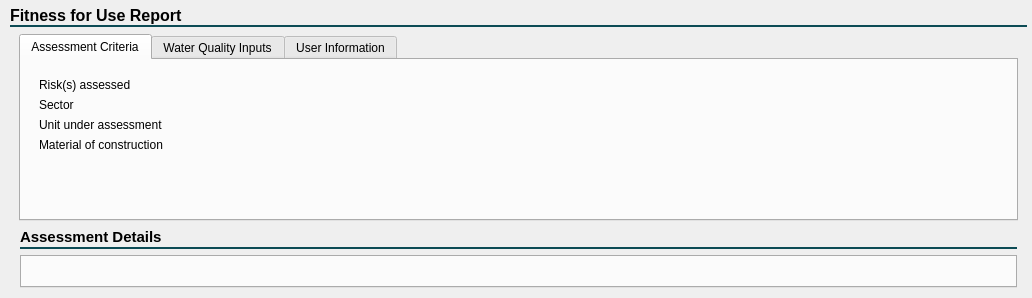
<?xml version="1.0" encoding="UTF-8"?>
<ui version="4.0">
 <class>Dialog</class>
 <widget class="QDialog" name="Dialog">
  <property name="geometry">
   <rect>
    <x>0</x>
    <y>0</y>
    <width>1032</width>
    <height>298</height>
   </rect>
  </property>
  <property name="windowTitle">
   <string>Dialog</string>
  </property>
  <layout class="QVBoxLayout" name="verticalLayout_3">
   <property name="leftMargin">
    <number>5</number>
   </property>
   <property name="topMargin">
    <number>5</number>
   </property>
   <property name="rightMargin">
    <number>5</number>
   </property>
   <property name="bottomMargin">
    <number>5</number>
   </property>
   <item>
    <widget class="QFrame" name="frame_2">
     <property name="frameShape">
      <enum>QFrame::NoFrame</enum>
     </property>
     <property name="frameShadow">
      <enum>QFrame::Raised</enum>
     </property>
     <layout class="QVBoxLayout" name="verticalLayout_2" stretch="0,0,1">
      <property name="leftMargin">
       <number>5</number>
      </property>
      <property name="topMargin">
       <number>0</number>
      </property>
      <property name="rightMargin">
       <number>0</number>
      </property>
      <property name="bottomMargin">
       <number>0</number>
      </property>
      <item>
       <widget class="QFrame" name="frame_4">
        <layout class="QVBoxLayout" name="verticalLayout_11">
         <property name="spacing">
          <number>0</number>
         </property>
         <property name="leftMargin">
          <number>0</number>
         </property>
         <property name="topMargin">
          <number>0</number>
         </property>
         <property name="rightMargin">
          <number>0</number>
         </property>
         <property name="bottomMargin">
          <number>0</number>
         </property>
         <item>
          <widget class="QFrame" name="frame_12">
           <property name="frameShadow">
            <enum>QFrame::Plain</enum>
           </property>
           <layout class="QHBoxLayout" name="horizontalLayout_12" stretch="0,1">
            <property name="leftMargin">
             <number>0</number>
            </property>
            <property name="topMargin">
             <number>0</number>
            </property>
            <property name="rightMargin">
             <number>0</number>
            </property>
            <property name="bottomMargin">
             <number>0</number>
            </property>
            <item>
             <widget class="QLabel" name="label_24">
              <property name="font">
               <font>
                <family>Yu Gothic UI</family>
                <pointsize>12</pointsize>
                <weight>75</weight>
                <bold>true</bold>
               </font>
              </property>
              <property name="text">
               <string>Fitness for Use Report</string>
              </property>
             </widget>
            </item>
            <item>
             <spacer name="horizontalSpacer_8">
              <property name="orientation">
               <enum>Qt::Horizontal</enum>
              </property>
              <property name="sizeHint" stdset="0">
               <size>
                <width>667</width>
                <height>20</height>
               </size>
              </property>
             </spacer>
            </item>
           </layout>
          </widget>
         </item>
         <item>
          <widget class="Line" name="line_5">
           <property name="styleSheet">
            <string notr="true">color: rgb(12, 75, 85);</string>
           </property>
           <property name="frameShadow">
            <enum>QFrame::Plain</enum>
           </property>
           <property name="lineWidth">
            <number>2</number>
           </property>
           <property name="orientation">
            <enum>Qt::Horizontal</enum>
           </property>
          </widget>
         </item>
        </layout>
       </widget>
      </item>
      <item>
       <widget class="QFrame" name="frame_6">
        <property name="maximumSize">
         <size>
          <width>16777215</width>
          <height>235</height>
         </size>
        </property>
        <property name="frameShape">
         <enum>QFrame::NoFrame</enum>
        </property>
        <property name="frameShadow">
         <enum>QFrame::Raised</enum>
        </property>
        <layout class="QVBoxLayout" name="verticalLayout_4" stretch="0">
         <property name="topMargin">
          <number>0</number>
         </property>
         <property name="bottomMargin">
          <number>0</number>
         </property>
         <item>
          <widget class="QTabWidget" name="tabWidget">
           <property name="maximumSize">
            <size>
             <width>16777215</width>
             <height>220</height>
            </size>
           </property>
           <property name="font">
            <font>
             <family>Yu Gothic UI</family>
             <pointsize>9</pointsize>
            </font>
           </property>
           <property name="tabPosition">
            <enum>QTabWidget::North</enum>
           </property>
           <property name="currentIndex">
            <number>0</number>
           </property>
           <widget class="QWidget" name="tab">
            <attribute name="title">
             <string>Assessment Criteria</string>
            </attribute>
            <layout class="QHBoxLayout" name="horizontalLayout_2" stretch="6,8">
             <item>
              <widget class="QFrame" name="frame_7">
               <property name="minimumSize">
                <size>
                 <width>250</width>
                 <height>0</height>
                </size>
               </property>
               <property name="maximumSize">
                <size>
                 <width>450</width>
                 <height>180</height>
                </size>
               </property>
               <property name="frameShape">
                <enum>QFrame::NoFrame</enum>
               </property>
               <property name="frameShadow">
                <enum>QFrame::Raised</enum>
               </property>
               <layout class="QFormLayout" name="formLayout_2">
                <property name="bottomMargin">
                 <number>6</number>
                </property>
                <item row="0" column="0">
                 <widget class="QLabel" name="label_14">
                  <property name="enabled">
                   <bool>true</bool>
                  </property>
                  <property name="text">
                   <string>Risk(s) assessed</string>
                  </property>
                 </widget>
                </item>
                <item row="0" column="1">
                 <widget class="QLabel" name="labelTypeAssess">
                  <property name="enabled">
                   <bool>true</bool>
                  </property>
                  <property name="text">
                   <string/>
                  </property>
                  <property name="alignment">
                   <set>Qt::AlignRight|Qt::AlignTrailing|Qt::AlignVCenter</set>
                  </property>
                 </widget>
                </item>
                <item row="1" column="0">
                 <widget class="QLabel" name="label_16">
                  <property name="enabled">
                   <bool>true</bool>
                  </property>
                  <property name="text">
                   <string>Sector</string>
                  </property>
                 </widget>
                </item>
                <item row="1" column="1">
                 <widget class="QLabel" name="labelSector">
                  <property name="enabled">
                   <bool>true</bool>
                  </property>
                  <property name="text">
                   <string/>
                  </property>
                  <property name="alignment">
                   <set>Qt::AlignRight|Qt::AlignTrailing|Qt::AlignVCenter</set>
                  </property>
                 </widget>
                </item>
                <item row="2" column="0">
                 <widget class="QLabel" name="label_18">
                  <property name="enabled">
                   <bool>true</bool>
                  </property>
                  <property name="text">
                   <string>Unit under assessment</string>
                  </property>
                 </widget>
                </item>
                <item row="2" column="1">
                 <widget class="QLabel" name="labelUnit">
                  <property name="enabled">
                   <bool>true</bool>
                  </property>
                  <property name="text">
                   <string/>
                  </property>
                  <property name="alignment">
                   <set>Qt::AlignRight|Qt::AlignTrailing|Qt::AlignVCenter</set>
                  </property>
                 </widget>
                </item>
                <item row="3" column="0">
                 <widget class="QLabel" name="label_20">
                  <property name="enabled">
                   <bool>true</bool>
                  </property>
                  <property name="text">
                   <string>Material of construction</string>
                  </property>
                 </widget>
                </item>
                <item row="3" column="1">
                 <widget class="QLabel" name="labelMaterial">
                  <property name="enabled">
                   <bool>true</bool>
                  </property>
                  <property name="text">
                   <string/>
                  </property>
                  <property name="alignment">
                   <set>Qt::AlignRight|Qt::AlignTrailing|Qt::AlignVCenter</set>
                  </property>
                 </widget>
                </item>
               </layout>
              </widget>
             </item>
             <item>
              <spacer name="horizontalSpacer">
               <property name="orientation">
                <enum>Qt::Horizontal</enum>
               </property>
               <property name="sizeHint" stdset="0">
                <size>
                 <width>40</width>
                 <height>20</height>
                </size>
               </property>
              </spacer>
             </item>
            </layout>
           </widget>
           <widget class="QWidget" name="tab_2">
            <attribute name="title">
             <string>Water Quality Inputs</string>
            </attribute>
            <layout class="QHBoxLayout" name="horizontalLayout_4">
             <item>
              <layout class="QGridLayout" name="gridReportLeft">
               <property name="horizontalSpacing">
                <number>15</number>
               </property>
               <property name="verticalSpacing">
                <number>4</number>
               </property>
               <item row="0" column="0">
                <widget class="QLabel" name="label_35">
                 <property name="minimumSize">
                  <size>
                   <width>0</width>
                   <height>0</height>
                  </size>
                 </property>
                 <property name="maximumSize">
                  <size>
                   <width>16777215</width>
                   <height>20</height>
                  </size>
                 </property>
                 <property name="font">
                  <font>
                   <pointsize>9</pointsize>
                   <weight>75</weight>
                   <bold>true</bold>
                   <underline>true</underline>
                  </font>
                 </property>
                 <property name="text">
                  <string>Parameters</string>
                 </property>
                </widget>
               </item>
               <item row="0" column="1">
                <widget class="QLabel" name="label_36">
                 <property name="maximumSize">
                  <size>
                   <width>16777215</width>
                   <height>20</height>
                  </size>
                 </property>
                 <property name="font">
                  <font>
                   <pointsize>9</pointsize>
                   <weight>75</weight>
                   <bold>true</bold>
                   <underline>true</underline>
                  </font>
                 </property>
                 <property name="text">
                  <string>Value</string>
                 </property>
                </widget>
               </item>
               <item row="0" column="2">
                <widget class="QLabel" name="label_37">
                 <property name="maximumSize">
                  <size>
                   <width>16777215</width>
                   <height>20</height>
                  </size>
                 </property>
                 <property name="font">
                  <font>
                   <pointsize>9</pointsize>
                   <weight>75</weight>
                   <bold>true</bold>
                   <underline>true</underline>
                  </font>
                 </property>
                 <property name="text">
                  <string>Units</string>
                 </property>
                </widget>
               </item>
              </layout>
             </item>
             <item>
              <widget class="Line" name="line_2">
               <property name="orientation">
                <enum>Qt::Vertical</enum>
               </property>
              </widget>
             </item>
             <item>
              <layout class="QGridLayout" name="gridReportRight">
               <property name="horizontalSpacing">
                <number>20</number>
               </property>
               <property name="verticalSpacing">
                <number>4</number>
               </property>
               <item row="0" column="2">
                <widget class="QLabel" name="label_40">
                 <property name="maximumSize">
                  <size>
                   <width>16777215</width>
                   <height>20</height>
                  </size>
                 </property>
                 <property name="font">
                  <font>
                   <pointsize>9</pointsize>
                   <weight>75</weight>
                   <bold>true</bold>
                   <underline>true</underline>
                  </font>
                 </property>
                 <property name="text">
                  <string>Units</string>
                 </property>
                </widget>
               </item>
               <item row="0" column="1">
                <widget class="QLabel" name="label_39">
                 <property name="maximumSize">
                  <size>
                   <width>16777215</width>
                   <height>20</height>
                  </size>
                 </property>
                 <property name="font">
                  <font>
                   <pointsize>9</pointsize>
                   <weight>75</weight>
                   <bold>true</bold>
                   <underline>true</underline>
                  </font>
                 </property>
                 <property name="text">
                  <string>Value</string>
                 </property>
                </widget>
               </item>
               <item row="0" column="0">
                <widget class="QLabel" name="label_38">
                 <property name="minimumSize">
                  <size>
                   <width>0</width>
                   <height>0</height>
                  </size>
                 </property>
                 <property name="maximumSize">
                  <size>
                   <width>16777215</width>
                   <height>20</height>
                  </size>
                 </property>
                 <property name="font">
                  <font>
                   <pointsize>9</pointsize>
                   <weight>75</weight>
                   <bold>true</bold>
                   <underline>true</underline>
                  </font>
                 </property>
                 <property name="text">
                  <string>Parameters</string>
                 </property>
                </widget>
               </item>
              </layout>
             </item>
             <item>
              <spacer name="horizontalSpacer_2">
               <property name="orientation">
                <enum>Qt::Horizontal</enum>
               </property>
               <property name="sizeHint" stdset="0">
                <size>
                 <width>361</width>
                 <height>20</height>
                </size>
               </property>
              </spacer>
             </item>
            </layout>
           </widget>
           <widget class="QWidget" name="tab_3">
            <attribute name="title">
             <string>User Information</string>
            </attribute>
            <layout class="QHBoxLayout" name="horizontalLayout_5" stretch="1,0,2,0">
             <property name="spacing">
              <number>5</number>
             </property>
             <property name="leftMargin">
              <number>10</number>
             </property>
             <property name="topMargin">
              <number>7</number>
             </property>
             <property name="rightMargin">
              <number>0</number>
             </property>
             <property name="bottomMargin">
              <number>10</number>
             </property>
             <item>
              <widget class="QFrame" name="frame_8">
               <property name="minimumSize">
                <size>
                 <width>220</width>
                 <height>0</height>
                </size>
               </property>
               <property name="maximumSize">
                <size>
                 <width>400</width>
                 <height>140</height>
                </size>
               </property>
               <property name="frameShape">
                <enum>QFrame::NoFrame</enum>
               </property>
               <property name="frameShadow">
                <enum>QFrame::Raised</enum>
               </property>
               <layout class="QFormLayout" name="formLayout_3">
                <property name="horizontalSpacing">
                 <number>4</number>
                </property>
                <property name="verticalSpacing">
                 <number>5</number>
                </property>
                <property name="leftMargin">
                 <number>0</number>
                </property>
                <property name="topMargin">
                 <number>0</number>
                </property>
                <property name="rightMargin">
                 <number>0</number>
                </property>
                <property name="bottomMargin">
                 <number>0</number>
                </property>
                <item row="0" column="0">
                 <widget class="QLabel" name="label_15">
                  <property name="enabled">
                   <bool>true</bool>
                  </property>
                  <property name="font">
                   <font>
                    <family>Yu Gothic UI</family>
                    <pointsize>9</pointsize>
                   </font>
                  </property>
                  <property name="text">
                   <string>Name:</string>
                  </property>
                 </widget>
                </item>
                <item row="0" column="1">
                 <widget class="QLabel" name="reportFullName">
                  <property name="enabled">
                   <bool>true</bool>
                  </property>
                  <property name="font">
                   <font>
                    <family>Yu Gothic UI</family>
                    <pointsize>9</pointsize>
                   </font>
                  </property>
                  <property name="text">
                   <string/>
                  </property>
                  <property name="alignment">
                   <set>Qt::AlignRight|Qt::AlignTrailing|Qt::AlignVCenter</set>
                  </property>
                 </widget>
                </item>
                <item row="1" column="0">
                 <widget class="QLabel" name="label_17">
                  <property name="enabled">
                   <bool>true</bool>
                  </property>
                  <property name="font">
                   <font>
                    <family>Yu Gothic UI</family>
                    <pointsize>9</pointsize>
                   </font>
                  </property>
                  <property name="text">
                   <string>Position:</string>
                  </property>
                 </widget>
                </item>
                <item row="1" column="1">
                 <widget class="QLabel" name="reportJobTitle">
                  <property name="enabled">
                   <bool>true</bool>
                  </property>
                  <property name="font">
                   <font>
                    <family>Yu Gothic UI</family>
                    <pointsize>9</pointsize>
                   </font>
                  </property>
                  <property name="text">
                   <string/>
                  </property>
                  <property name="alignment">
                   <set>Qt::AlignRight|Qt::AlignTrailing|Qt::AlignVCenter</set>
                  </property>
                 </widget>
                </item>
                <item row="2" column="0">
                 <widget class="QLabel" name="label_19">
                  <property name="enabled">
                   <bool>true</bool>
                  </property>
                  <property name="font">
                   <font>
                    <family>Yu Gothic UI</family>
                    <pointsize>9</pointsize>
                   </font>
                  </property>
                  <property name="text">
                   <string>Sample Date:</string>
                  </property>
                 </widget>
                </item>
                <item row="2" column="1">
                 <widget class="QLabel" name="reportCompany">
                  <property name="enabled">
                   <bool>true</bool>
                  </property>
                  <property name="font">
                   <font>
                    <family>Yu Gothic UI</family>
                    <pointsize>9</pointsize>
                   </font>
                  </property>
                  <property name="text">
                   <string/>
                  </property>
                  <property name="alignment">
                   <set>Qt::AlignRight|Qt::AlignTrailing|Qt::AlignVCenter</set>
                  </property>
                 </widget>
                </item>
                <item row="3" column="0">
                 <widget class="QLabel" name="label_21">
                  <property name="enabled">
                   <bool>true</bool>
                  </property>
                  <property name="font">
                   <font>
                    <family>Yu Gothic UI</family>
                    <pointsize>9</pointsize>
                   </font>
                  </property>
                  <property name="text">
                   <string>Sample Location:</string>
                  </property>
                 </widget>
                </item>
                <item row="3" column="1">
                 <widget class="QLabel" name="reportLocation">
                  <property name="enabled">
                   <bool>true</bool>
                  </property>
                  <property name="font">
                   <font>
                    <family>Yu Gothic UI</family>
                    <pointsize>9</pointsize>
                   </font>
                  </property>
                  <property name="text">
                   <string/>
                  </property>
                  <property name="alignment">
                   <set>Qt::AlignRight|Qt::AlignTrailing|Qt::AlignVCenter</set>
                  </property>
                 </widget>
                </item>
                <item row="4" column="0">
                 <widget class="QLabel" name="label_4">
                  <property name="font">
                   <font>
                    <family>Yu Gothic UI</family>
                    <pointsize>9</pointsize>
                   </font>
                  </property>
                  <property name="text">
                   <string>Email:</string>
                  </property>
                 </widget>
                </item>
                <item row="4" column="1">
                 <widget class="QLabel" name="reportEmail">
                  <property name="enabled">
                   <bool>true</bool>
                  </property>
                  <property name="font">
                   <font>
                    <family>Yu Gothic UI</family>
                    <pointsize>9</pointsize>
                   </font>
                  </property>
                  <property name="text">
                   <string/>
                  </property>
                  <property name="alignment">
                   <set>Qt::AlignRight|Qt::AlignTrailing|Qt::AlignVCenter</set>
                  </property>
                 </widget>
                </item>
               </layout>
              </widget>
             </item>
             <item>
              <widget class="Line" name="line">
               <property name="orientation">
                <enum>Qt::Vertical</enum>
               </property>
              </widget>
             </item>
             <item>
              <widget class="QFrame" name="frame_9">
               <property name="minimumSize">
                <size>
                 <width>220</width>
                 <height>0</height>
                </size>
               </property>
               <property name="maximumSize">
                <size>
                 <width>400</width>
                 <height>140</height>
                </size>
               </property>
               <property name="font">
                <font>
                 <family>Yu Gothic UI</family>
                 <pointsize>9</pointsize>
                </font>
               </property>
               <property name="frameShape">
                <enum>QFrame::NoFrame</enum>
               </property>
               <property name="frameShadow">
                <enum>QFrame::Raised</enum>
               </property>
               <layout class="QVBoxLayout" name="verticalLayout_6">
                <property name="leftMargin">
                 <number>0</number>
                </property>
                <property name="topMargin">
                 <number>0</number>
                </property>
                <property name="rightMargin">
                 <number>0</number>
                </property>
                <property name="bottomMargin">
                 <number>6</number>
                </property>
                <item>
                 <widget class="QLabel" name="label_22">
                  <property name="enabled">
                   <bool>true</bool>
                  </property>
                  <property name="font">
                   <font>
                    <family>Yu Gothic UI</family>
                    <pointsize>9</pointsize>
                   </font>
                  </property>
                  <property name="text">
                   <string>Comments: </string>
                  </property>
                 </widget>
                </item>
                <item>
                 <widget class="QTextBrowser" name="reportDescription">
                  <property name="styleSheet">
                   <string notr="true">background:transparent</string>
                  </property>
                  <property name="frameShape">
                   <enum>QFrame::NoFrame</enum>
                  </property>
                 </widget>
                </item>
               </layout>
              </widget>
             </item>
             <item>
              <spacer name="horizontalSpacer_3">
               <property name="orientation">
                <enum>Qt::Horizontal</enum>
               </property>
               <property name="sizeType">
                <enum>QSizePolicy::MinimumExpanding</enum>
               </property>
               <property name="sizeHint" stdset="0">
                <size>
                 <width>20</width>
                 <height>20</height>
                </size>
               </property>
              </spacer>
             </item>
            </layout>
           </widget>
          </widget>
         </item>
        </layout>
       </widget>
      </item>
      <item>
       <widget class="QFrame" name="frame_5">
        <property name="autoFillBackground">
         <bool>true</bool>
        </property>
        <property name="frameShape">
         <enum>QFrame::NoFrame</enum>
        </property>
        <property name="frameShadow">
         <enum>QFrame::Raised</enum>
        </property>
        <layout class="QVBoxLayout" name="verticalLayout" stretch="0,1">
         <property name="spacing">
          <number>5</number>
         </property>
         <property name="leftMargin">
          <number>10</number>
         </property>
         <property name="topMargin">
          <number>0</number>
         </property>
         <property name="rightMargin">
          <number>10</number>
         </property>
         <property name="bottomMargin">
          <number>5</number>
         </property>
         <item>
          <widget class="QFrame" name="frame_3">
           <layout class="QVBoxLayout" name="verticalLayout_10">
            <property name="spacing">
             <number>0</number>
            </property>
            <property name="leftMargin">
             <number>0</number>
            </property>
            <property name="topMargin">
             <number>0</number>
            </property>
            <property name="rightMargin">
             <number>0</number>
            </property>
            <property name="bottomMargin">
             <number>0</number>
            </property>
            <item>
             <widget class="QFrame" name="frame_11">
              <property name="frameShadow">
               <enum>QFrame::Plain</enum>
              </property>
              <layout class="QHBoxLayout" name="horizontalLayout_11" stretch="0,1">
               <property name="leftMargin">
                <number>0</number>
               </property>
               <property name="topMargin">
                <number>0</number>
               </property>
               <property name="rightMargin">
                <number>0</number>
               </property>
               <property name="bottomMargin">
                <number>0</number>
               </property>
               <item>
                <widget class="QLabel" name="label_23">
                 <property name="font">
                  <font>
                   <family>Yu Gothic UI</family>
                   <pointsize>11</pointsize>
                   <weight>75</weight>
                   <bold>true</bold>
                  </font>
                 </property>
                 <property name="text">
                  <string>Assessment Details</string>
                 </property>
                </widget>
               </item>
               <item>
                <spacer name="horizontalSpacer_7">
                 <property name="orientation">
                  <enum>Qt::Horizontal</enum>
                 </property>
                 <property name="sizeHint" stdset="0">
                  <size>
                   <width>667</width>
                   <height>20</height>
                  </size>
                 </property>
                </spacer>
               </item>
              </layout>
             </widget>
            </item>
            <item>
             <widget class="Line" name="line_4">
              <property name="styleSheet">
               <string notr="true">color: rgb(12, 75, 85);</string>
              </property>
              <property name="frameShadow">
               <enum>QFrame::Plain</enum>
              </property>
              <property name="lineWidth">
               <number>2</number>
              </property>
              <property name="orientation">
               <enum>Qt::Horizontal</enum>
              </property>
             </widget>
            </item>
           </layout>
          </widget>
         </item>
         <item>
          <widget class="QTabWidget" name="resultTab">
           <property name="minimumSize">
            <size>
             <width>900</width>
             <height>0</height>
            </size>
           </property>
           <property name="font">
            <font>
             <family>Yu Gothic UI</family>
            </font>
           </property>
           <property name="cursor">
            <cursorShape>ArrowCursor</cursorShape>
           </property>
           <property name="autoFillBackground">
            <bool>true</bool>
           </property>
           <property name="styleSheet">
            <string notr="true"/>
           </property>
           <property name="tabShape">
            <enum>QTabWidget::Rounded</enum>
           </property>
           <property name="currentIndex">
            <number>-1</number>
           </property>
          </widget>
         </item>
        </layout>
       </widget>
      </item>
     </layout>
    </widget>
   </item>
  </layout>
 </widget>
 <resources/>
 <connections/>
</ui>
